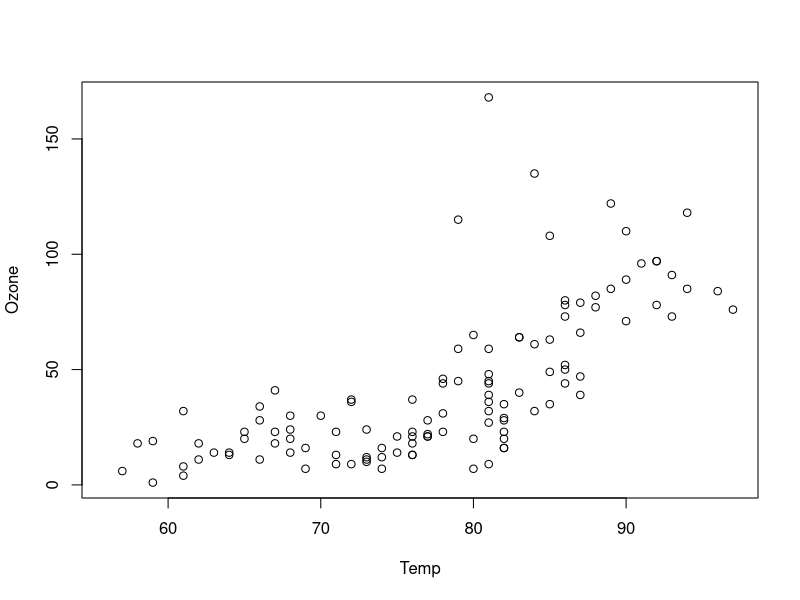
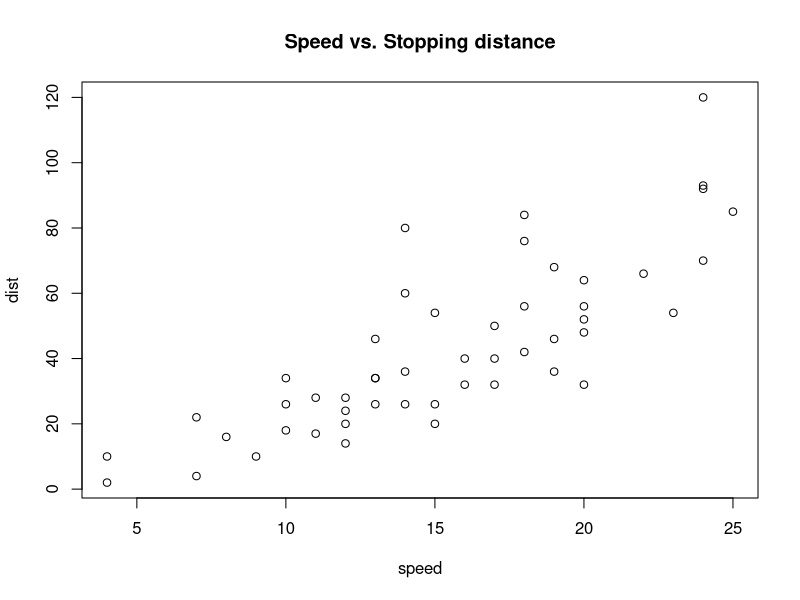
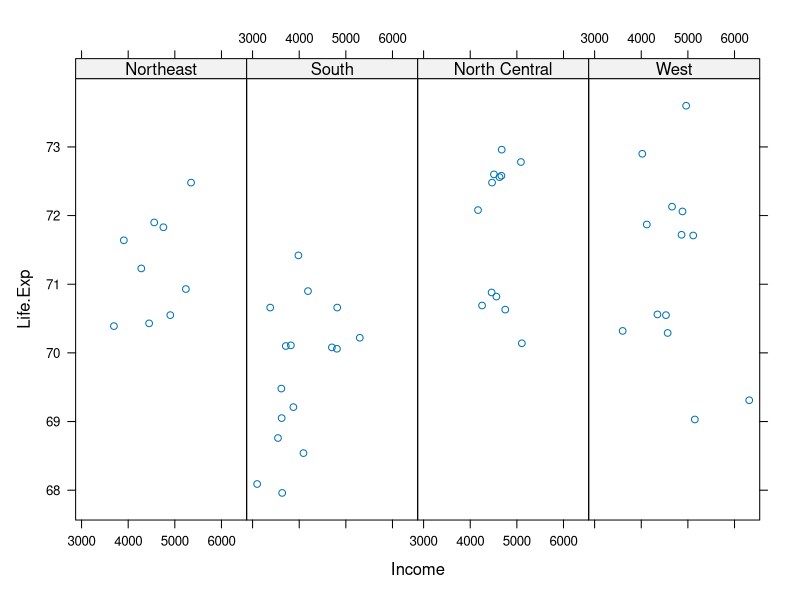
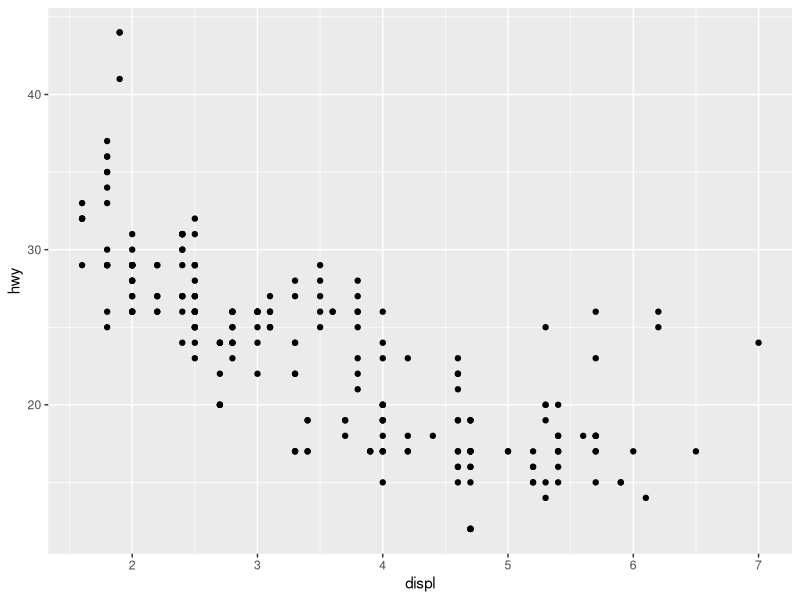
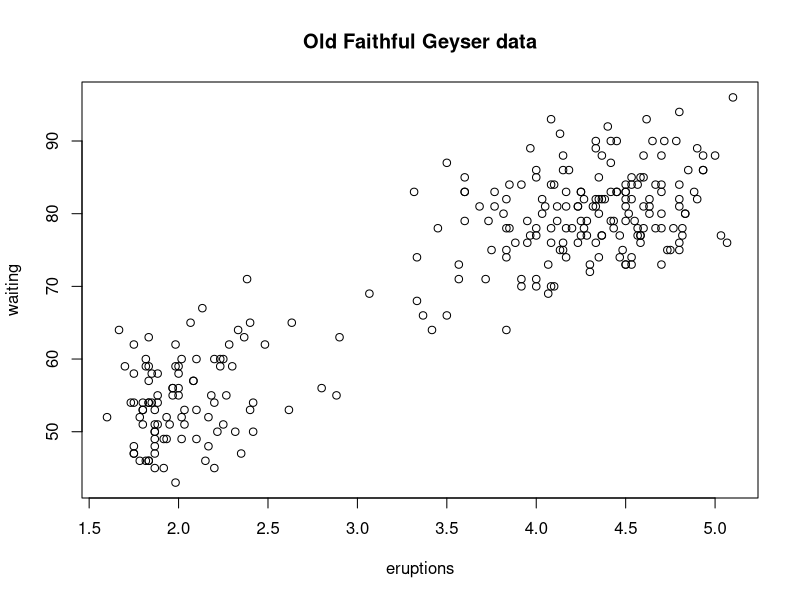
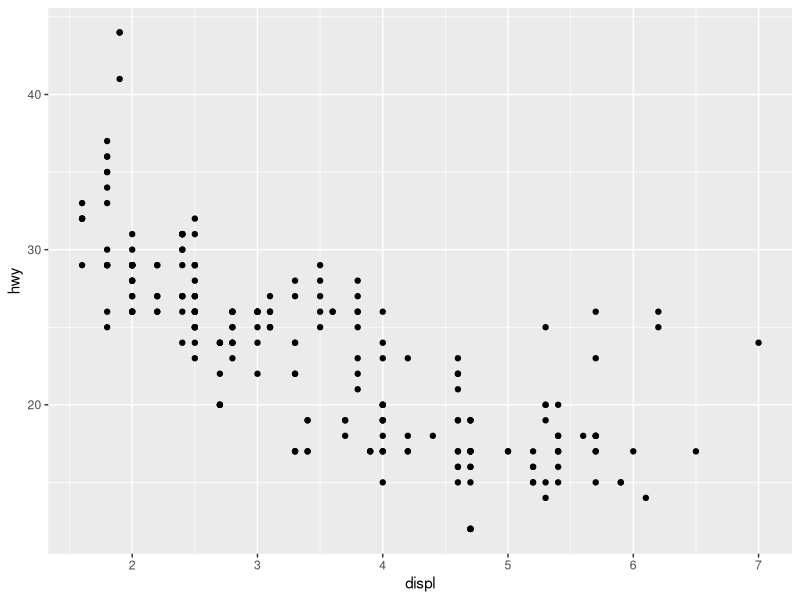
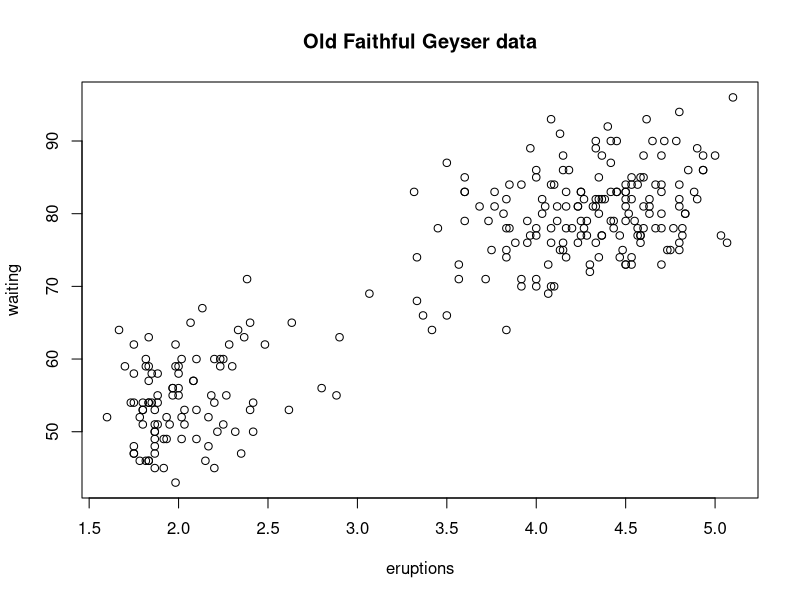
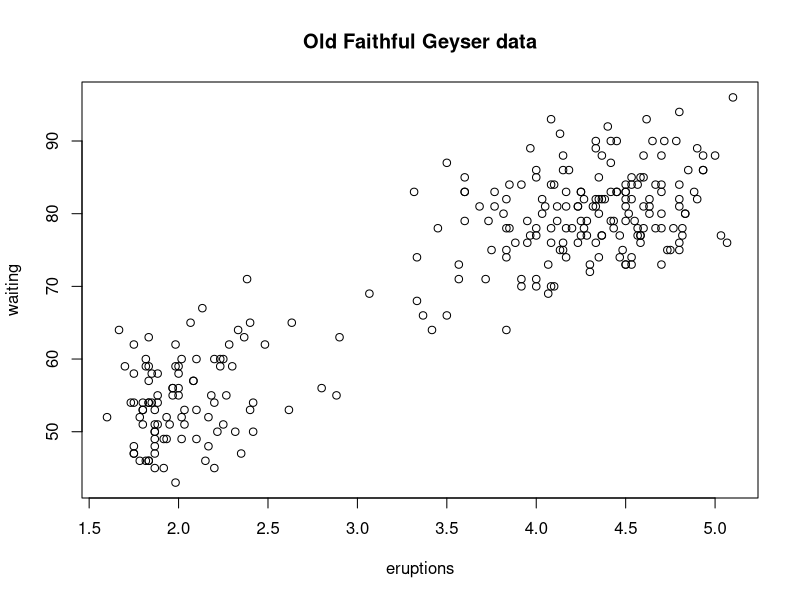

Generate these figures, in order, with R:

#Chapter 7
#Base Plotting System

data(airquality)
with(airquality, plot(Temp, Ozone), lines(loess.smooth(Temp, Ozone)))


data(cars)
## Create the plot / draw canvas
with(cars, plot(speed, dist))
 
## Add annotation
title("Speed vs. Stopping distance")

#Lattice Plots
library(lattice)
state <- data.frame(state.x77, region = state.region)

xyplot(Life.Exp ~ Income | region, data = state, layout = c(4, 1))

#ggplot2
library(ggplot2)
data(mpg)
qplot(displ, hwy, data = mpg)



#Chapter 8: Graphic Devices
## Make plot appear on screen device
with(faithful, plot(eruptions, waiting)) 
 
## Annotate with a title
title(main = "Old Faithful Geyser data") 


## Open PDF device; create 'myplot.pdf' in my working directory
pdf(file = "myplot.pdf")  
 
## Create plot and send to a file (no plot appears on screen)
with(faithful, plot(eruptions, waiting))  
 
## Annotate plot; still nothing on screen
title(main = "Old Faithful Geyser data")  

## Close the PDF file device
dev.off()  
 
## Now you can view the file 'myplot.pdf' on your computer

qplot(displ, hwy, data = mpg)


library(datasets)
 
## Create plot on screen device
with(faithful, plot(eruptions, waiting))  
 
## Add a main title
title(main = "Old Faithful Geyser data")  

## Copy my plot to a PNG file
dev.copy(png, file = "geyserplot.png")  
 
## Don't forget to close the PNG device!
dev.off()  

#Chapter 9: Base Plotting Systems
library(datasets)
 
## Draw a new plot on the screen device
hist(airquality$Ozone) 

airquality <- transform(airquality, Month = factor(Month))
boxplot(Ozone ~ Month, airquality, xlab = "Month", ylab = "Ozone (ppb)")

with(airquality, plot(Wind, Ozone))
?par
par("lty")

par("col")
par("pch")

par("bg")

par("mar")

par("mfrow")

library(datasets)
airquality

## Make the initial plot
with(airquality, plot(Wind, Ozone))

## Add a title
title(main = "Ozone and Wind in New York City")  

with(airquality, plot(Wind, Ozone, main = "Ozone and Wind in New York City"))
with(subset(airquality, Month == 5), points(Wind, Ozone, col = "blue"))

with(airquality, plot(Wind, Ozone, main = "Ozone and Wind in New York City", type = "n"))
with(subset(airquality, Month == 5), points(Wind, Ozone, col = "blue"))
with(subset(airquality, Month != 5), points(Wind, Ozone, col = "red"))
legend("topright", pch = 1, col = c("blue", "red"), legend = c("May", "Other Months"))

with(airquality, plot(Wind, Ozone, main = "Ozone and Wind in New York City", pch = 20))
## Fit a simple linear regression mode
model <- lm(Ozone ~ Wind, airquality)

## Draw regression line on plot
 abline(model, lwd = 2)
        
        
 par(mfrow = c(1, 2))
 with(airquality, plot(Wind, Ozone, main = "Ozone and Wind"), plot(Solar.R, Ozone, main = "Ozone and Solar Radiation"))
        
        
  par(mfrow = c(1, 2))
  with(airquality, {
          plot(Wind, Ozone, main = "Ozone and Wind")
          plot(Solar.R, Ozone, main = "Ozone and Solar Radiation")
          })
  
  
par(mfrow = c(1, 3), mar = c(4, 4, 2, 1), oma = c(0, 0, 2, 0))
with(airquality, {
          plot(Wind, Ozone, main = "Ozone and Wind")
          plot(Solar.R, Ozone, main = "Ozone and Solar Radiation")
          plot(Temp, Ozone, main = "Ozone and Temperature")
          mtext("Ozone and Weather in New York City", outer = TRUE)
})





